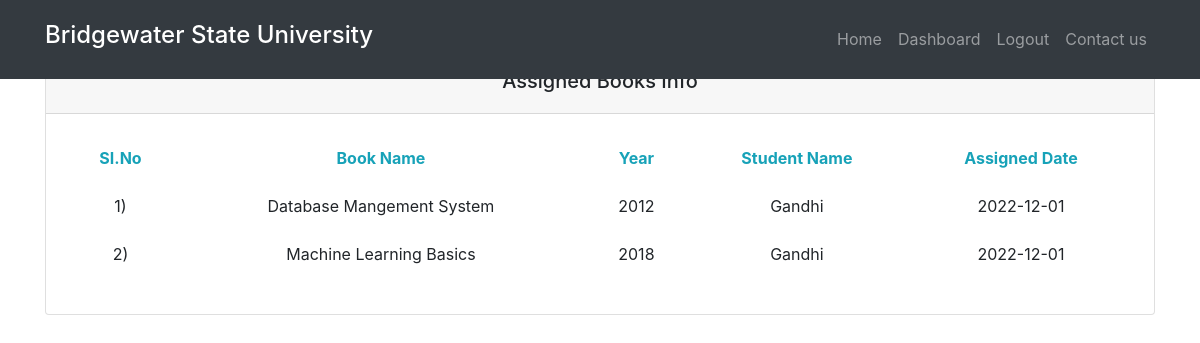
/assigned_books (signed in), run on the app's committed database.
### tables this page shows
CREATE TABLE books (book_id INTEGER PRIMARY KEY AUTOINCREMENT, book_name TEXT,year TEXT);

CREATE TABLE users (id INTEGER PRIMARY KEY AUTOINCREMENT, name TEXT, mail TEXT, gender TEXT, pwd TEXT, mobile TEXT, role INTEGER, year TEXT, branch TEXT, resetpassword TEXT);

CREATE TABLE assign_books (assign_id INTEGER PRIMARY KEY AUTOINCREMENT, stu_id INTEGER, assign_book_id INTEGER, assign_date TEXT);

### app.py (the view)
@app.route("/assigned_books")
def assigned_books():
    title = "Assigned Books Page"
    assigned_data = []
    with sqlite3.connect("database.db") as con:
        cur = con.cursor()
        userid = session["userid"]
        cur.execute("select * from assign_books inner join users on users.id=assign_books.stu_id inner join books on assign_books.assign_book_id=books.book_id")
        assigned_data = cur.fetchall()
    con.close()
    data = {
        'title': title,
        'assigned_data': assigned_data
    }
    print(data)
    return render_template("assigned_books.html", data=data)

### templates/assigned_books.html
{% extends "base.html" %}
{% block content %}
<div class="container mt-3 pt-3 mb-3 pb-3">
    <div class="card">
        <div class="card-header text-center">
            <h5>Assigned Books Info</h5>
        </div>
        <div class="card-body">
            <div class="table-responsive">
                <table class="table table-borderless table-hover">
                    <thead class="text-info text-center">
                        <tr>
                            <th>SI.No</th>
                            <th>Book Name</th>
                            <th>Year</th>
                            <th>Student Name</th>
                            <th>Assigned Date</th>
                        </tr>
                    </thead>
                    <tbody class="text-center">
                        {% for x in range(data["assigned_data"]|length): %}
                        <tr>
                            <td>{{x+1}})</td>
                            <td>{{data["assigned_data"][x][15]}}</td>
                            <td>{{data["assigned_data"][x][16]}}</td>
                            <td>{{data["assigned_data"][x][5]}}</td>
                            <td>{{data["assigned_data"][x][3]}}</td>
                        </tr>
                        {% endfor %}
                    </tbody>
                </table>
            </div>
        </div>
    </div>
</div>
{% endblock %}

### data on the page
books: book_name "Database Mangement System", year "2012"
users: name "Gandhi" "Gandhi"
assign_books: assign_date "2022-12-01"
books: book_name "Machine Learning Basics", year "2018"
assign_books: assign_date "2022-12-01"

### other printed values
{{ x+1 }} "1" "2"
